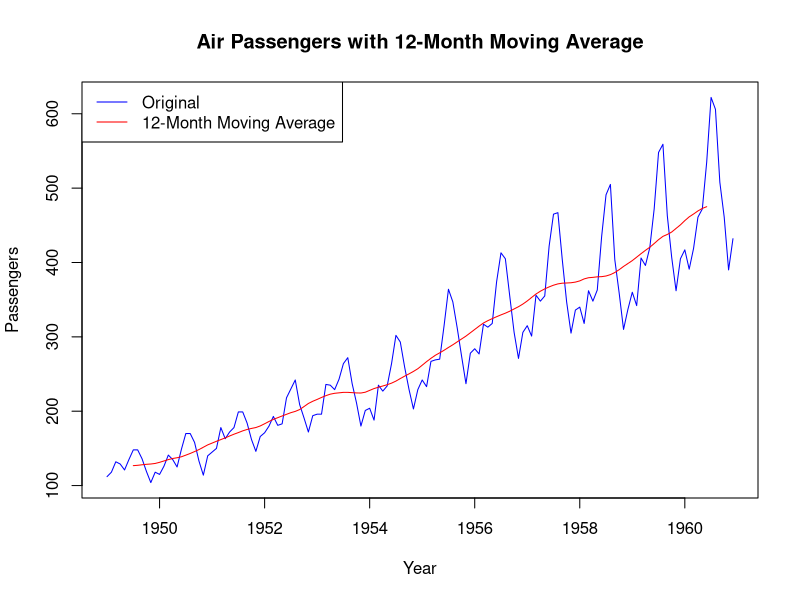
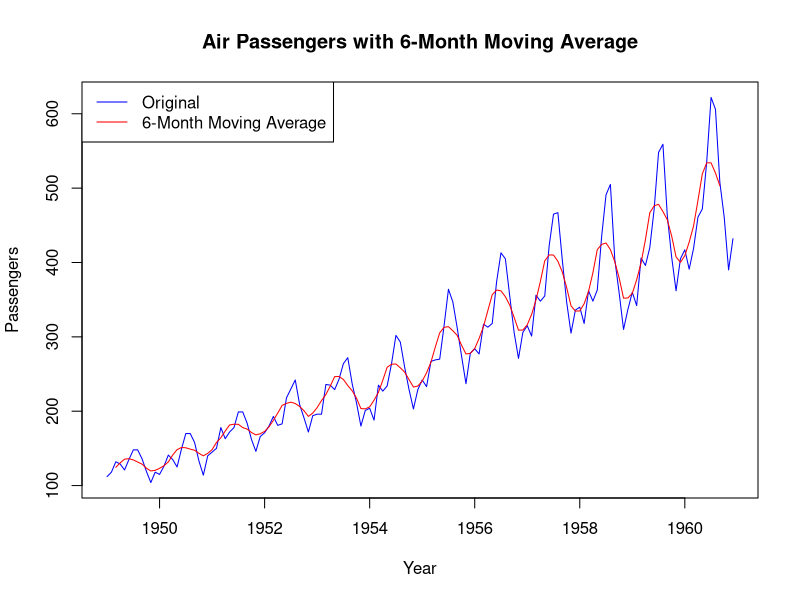
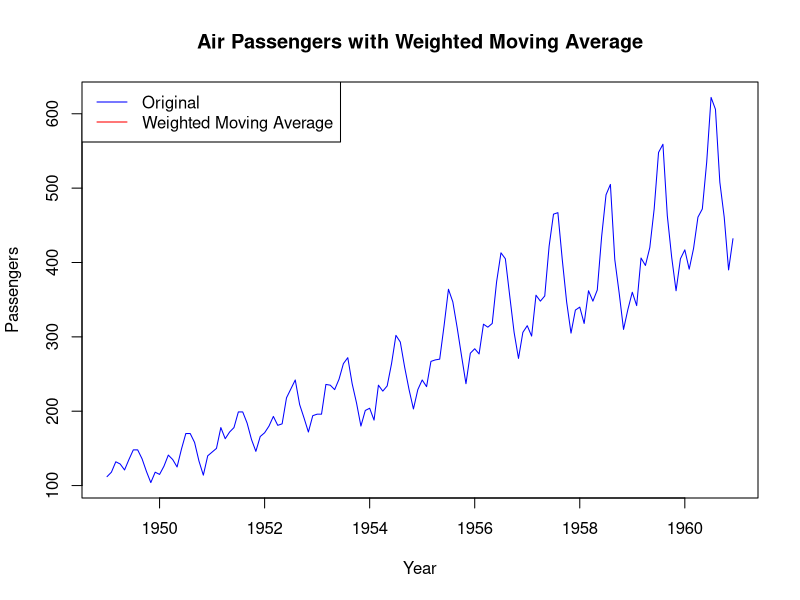
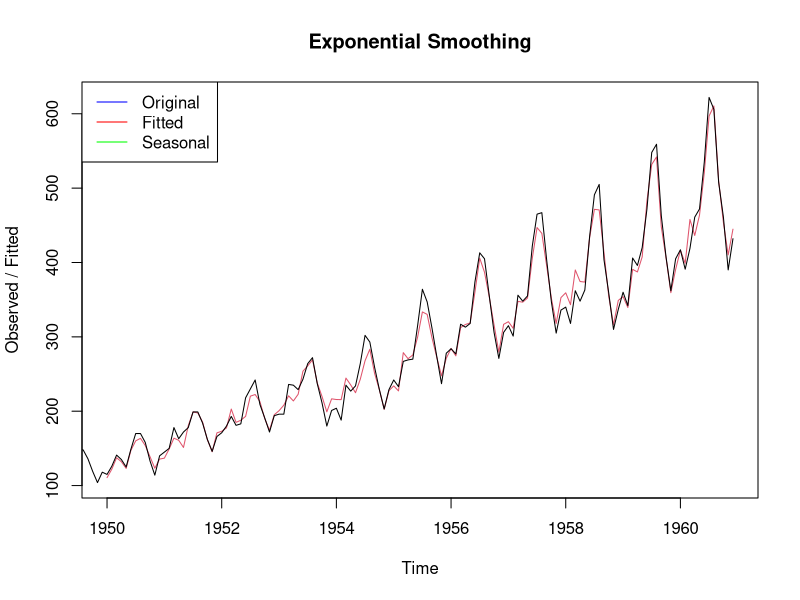
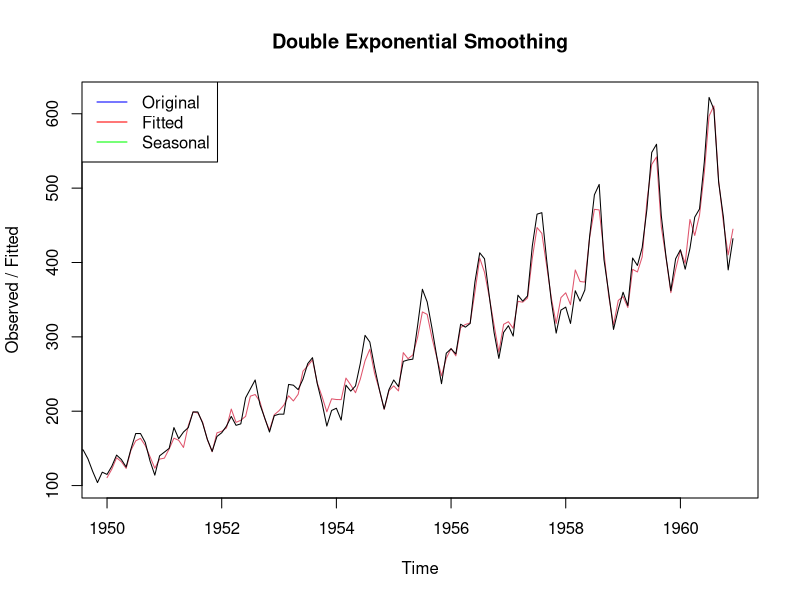
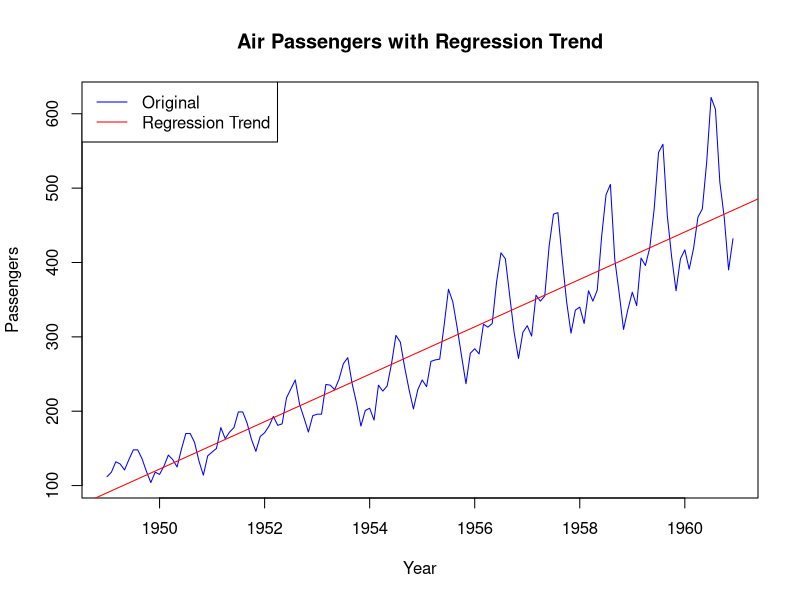
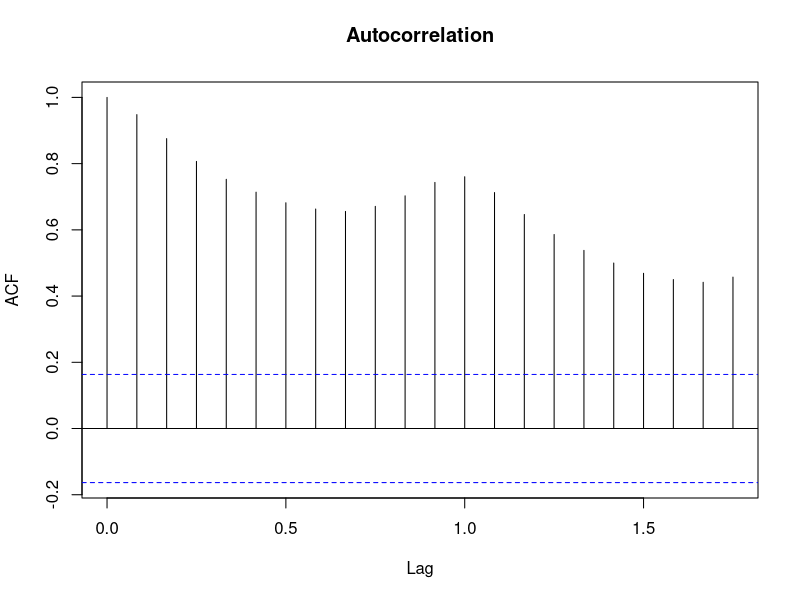
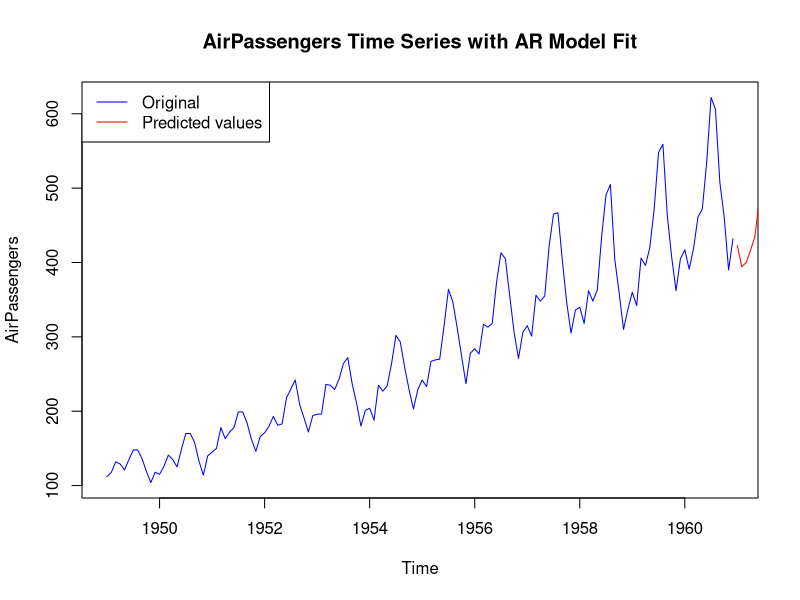

These charts were generated, in order, by the following R code:
# Load required libraries
library(forecast)
 
View(AirPassengers)

# 1. Smoothing Techniques (Simple Moving Average)
data(AirPassengers)
ma = ma(AirPassengers, order = 12)  # 12-month moving average
plot(AirPassengers, type = "l", col = "blue", xlab = "Year", ylab = "Passengers", main = "Air Passengers with 12-Month Moving Average")
lines(ma, col = "red")
legend("topleft", legend=c("Original", "12-Month Moving Average"), col=c("blue", "red"), lty=1)

# 2. Time Series Decomposition
decomp = decompose(AirPassengers)
decomp

# 3. Moving Average
ma_6 = filter(AirPassengers, rep(1/6, 6), sides = 2)
plot(AirPassengers, type = "l", col = "blue", xlab = "Year", ylab = "Passengers", main = "Air Passengers with 6-Month Moving Average")
lines(ma_6, col = "red")
legend("topleft", legend=c("Original", "6-Month Moving Average"), col=c("blue", "red"), lty=1)

# 4. Weighted Moving Average
w <- c(1, 2, 3, 4, 5, 6)  # Example weights
wma <- filter(AirPassengers, w, sides = 2)
plot(AirPassengers, type = "l", col = "blue", xlab = "Year", ylab = "Passengers", main = "Air Passengers with Weighted Moving Average")
lines(wma, col = "red")
legend("topleft", legend=c("Original", "Weighted Moving Average"), col=c("blue", "red"), lty=1)

# 5. Exponential Smoothing
fit <- HoltWinters(AirPassengers)
plot(fit, main = "Exponential Smoothing")
legend("topleft", legend=c("Original", "Fitted", "Seasonal"), col=c("blue", "red", "green"), lty=1)

# 6. Double Exponential Smoothing
fit <- HoltWinters(AirPassengers, seasonal = "additive")
plot(fit, main = "Double Exponential Smoothing")
legend("topleft", legend=c("Original", "Fitted", "Seasonal"), col=c("blue", "red", "green"), lty=1)

# 7. Regression Trend Analysis
fit <- lm(AirPassengers ~ time(AirPassengers))
plot(AirPassengers, type = "l", col = "blue", xlab = "Year", ylab = "Passengers", main = "Air Passengers with Regression Trend")
abline(fit, col = "red")
legend("topleft", legend=c("Original", "Regression Trend"), col=c("blue", "red"), lty=1)

# 8. Autocorrelation
acf(AirPassengers, main = "Autocorrelation")

# 9. Autoregression
fit <- ar(AirPassengers)
predicted_values <- predict(fit, n.ahead = length(AirPassengers))
plot(AirPassengers, type = "l", col = "blue", main = "AirPassengers Time Series with AR Model Fit")
lines(predicted_values$pred, col = "red")
legend("topleft", legend=c("Original", "Predicted values"), col=c("blue", "red"), lty=1)

# Load required library
library(pROC)

# Load the Iris dataset
data(iris)

# Convert the species column into a binary outcome (setosa or non-setosa)
iris$Species = factor(iris$Species)
iris$Species
iris$Outcome = ifelse(iris$Species == "setosa", 1, 0)
iris$Outcome

# Create a logistic regression model
model = glm(Outcome ~ Sepal.Length + Sepal.Width + Petal.Length + Petal.Width, data = iris, family = binomial)
model

# Predict probabilities
predicted_probabilities = predict(model, type = "response")
predicted_probabilities

# Calculate AUC
auc = roc(iris$Outcome, predicted_probabilities)
auc
# Plot ROC curve
plot(auc, main = "ROC Curve for Setosa Classification", col = "blue")

# Add AUC value to the plot
text(0.8, 0.2, paste("AUC =", round(auc$auc, 2)), col = "red", cex = 1.5)


# Weekly data of COVID-19 positive cases from
# 22 January, 2020 to 15 April, 2020
x = c(580, 7813, 28266, 59287, 75700,
       87820, 95314, 126214, 218843, 471497,
       936851, 1508725, 2072113)

# library required for decimal_date() function
library(lubridate)

# output to be created as png file
png(file ="timeSeries.png")

# creating time series object
# from date 22 January, 2020
mts = ts(x, start = decimal_date(ymd("2020-01-22")),
          frequency = 365.25 / 7)

# plotting the graph
plot(mts, xlab ="Weekly Data",
     ylab ="Total Positive Cases",
     main ="COVID-19 Pandemic",
     col.main ="darkgreen")

# saving the file
dev.off()

# Weekly data of COVID-19 positive cases and
# weekly deaths from 22 January, 2020 to
# 15 April, 2020

positiveCases = c(580, 7813, 28266, 59287,
                   75700, 87820, 95314, 126214,
                   218843, 471497, 936851,
                   1508725, 2072113)

deaths = c(17, 270, 565, 1261, 2126, 2800,
            3285, 4628, 8951, 21283, 47210,
            88480, 138475)

# library required for decimal_date() function
library(lubridate)

# output to be created as png file
png(file="multivariateTimeSeries.png")

# creating multivariate time series object
# from date 22 January, 2020
mts = ts(cbind(positiveCases, deaths),
          start = decimal_date(ymd("2020-01-22")),
          frequency = 365.25 / 7)

# plotting the graph
plot(mts, xlab ="Weekly Data",
     main ="COVID-19 Cases",
     col.main ="darkgreen")

# saving the file
dev.off()

# Weekly data of COVID-19 cases from
# 22 January, 2020 to 15 April, 2020
x = c(580, 7813, 28266, 59287, 75700,
       87820, 95314, 126214, 218843,
       471497, 936851, 1508725, 2072113)

# library required for decimal_date() function
library(lubridate)

# library required for forecasting
library(forecast)

# output to be created as png file
png(file ="forecastTimeSeries.png")

# creating time series object
# from date 22 January, 2020
mts = ts(x, start = decimal_date(ymd("2020-01-22")),
          frequency = 365.25 / 7)

# forecasting model using arima model
fit = auto.arima(mts)

# Next 5 forecasted values
forecast(fit, 5)

# plotting the graph with next
# 5 weekly forecasted values
plot(forecast(fit, 5), xlab ="Weekly Data",
     ylab ="Total Positive Cases",
     main ="COVID-19 Pandemic", col.main ="darkgreen")

# saving the file
dev.off()

# Example daily return data for Stock A and Stock B
stock_A_returns = c(0.01, 0.02, -0.03, 0.01, 0.02, -0.01, 0.005, 0.015)
stock_B_returns = c(0.02, 0.01, -0.02, 0.03, 0.01, -0.01, 0.02, -0.005)

# Function to perform Schmidt-Phillips test for each window
schmidt_phillips_time_series = function(series1, series2, window_size) {
  if (length(series1) < window_size || length(series2) < window_size) {
    stop("Series length is less than window size.")
  }
  
  num_windows = length(series1) - window_size + 1
  p_values = numeric(num_windows)
  
  for (i in 1:num_windows) {
    window_series1 = series1[i:(i + window_size - 1)]
    window_series2 = series2[i:(i + window_size - 1)]
    p_values[i] = t.test(window_series1, window_series2)$p.value
  }
  
  return(p_values)
}

length(stock_A_returns)
length(stock_B_returns)


# Example usage
window_size = 5
p_values = schmidt_phillips_time_series(stock_A_returns, stock_B_returns, window_size)

# Aggregate p-values
aggregated_p_value = mean(p_values)
aggregated_p_value
